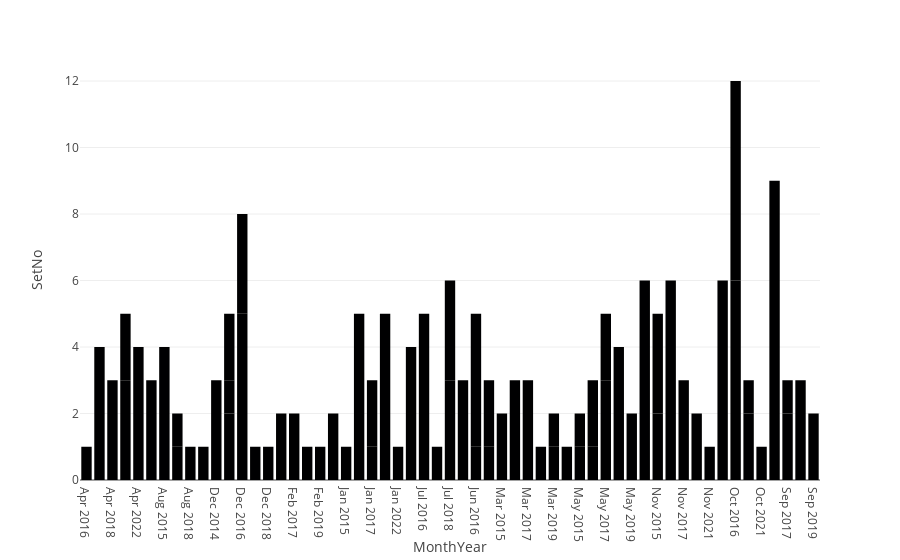

Here is the notebook cell this chart was saved with:
### Code cell
fig = px.bar(dff, x="MonthYear", y="SetNo")
fig.show()

### Figure 1 — Plotly figure (JSON) as saved in the notebook; plotly's stock layout.template omitted (floating-point values rounded to 4 significant figures)
{"data": [{"alignmentgroup": "True", "hovertemplate": "MonthYear=%{x}<br>SetNo=%{y}<extra></extra>", "legendgroup": "", "marker": {"color": "#000001", "pattern": {"shape": ""}}, "name": "", "offsetgroup": "", "orientation": "v", "showlegend": false, "textposition": "auto", "type": "bar", "x": ["Apr 2016", "Apr 2017", "Apr 2018", "Apr 2019", "Apr 2019", "Apr 2022", "Apr 2023", "Aug 2015", "Aug 2016", "Aug 2016", "Aug 2018", "Aug 2019", "Dec 2014", "Dec 2015", "Dec 2015", "Dec 2015", "Dec 2016", "Dec 2016", "Dec 2017", "Dec 2018", "Feb 2016", "Feb 2017", "Feb 2018", "Feb 2019", "Feb 2022", "Jan 2015", "Jan 2016", "Jan 2017", "Jan 2017", "Jan 2018", "Jan 2018", "Jan 2022", "Jul 2015", "Jul 2016", "Jul 2017", "Jul 2018", "Jul 2018", "Jul 2019", "Jun 2016", "Jun 2016", "Jun 2018", "Jun 2018", "Mar 2015", "Mar 2016", "Mar 2017", "Mar 2018", "Mar 2019", "Mar 2019", "Mar 2022", "May 2015", "May 2015", "May 2016", "May 2016", "May 2017", "May 2017", "May 2018", "May 2019", "May 2023", "May 2023", "Nov 2015", "Nov 2015", "Nov 2016", "Nov 2017", "Nov 2019", "Nov 2021", "Oct 2015", "Oct 2015", "Oct 2016", "Oct 2016", "Oct 2019", "Oct 2019", "Oct 2021", "Sep 2016", "Sep 2017", "Sep 2017", "Sep 2018", "Sep 2019"], "xaxis": "x", "y": [1, 4, 3, 3, 2, 4, 3, 4, 1, 1, 1, 1, 3, 2, 1, 2, 5, 3, 1, 1, 2, 2, 1, 1, 2, 1, 5, 1, 2, 4, 1, 1, 4, 5, 1, 3, 3, 3, 1, 4, 1, 2, 2, 3, 3, 1, 1, 1, 1, 1, 1, 1, 2, 3, 2, 4, 2, 4, 2, 2, 3, 6, 3, 2, 1, 4, 2, 6, 6, 2, 1, 1, 9, 2, 1, 3, 2], "yaxis": "y"}], "layout": {"barmode": "relative", "legend": {"tracegroupgap": 0}, "margin": {"t": 60}, "xaxis": {"anchor": "y", "domain": [0, 1], "title": {"text": "MonthYear"}}, "yaxis": {"anchor": "x", "domain": [0, 1], "title": {"text": "SetNo"}}}}
